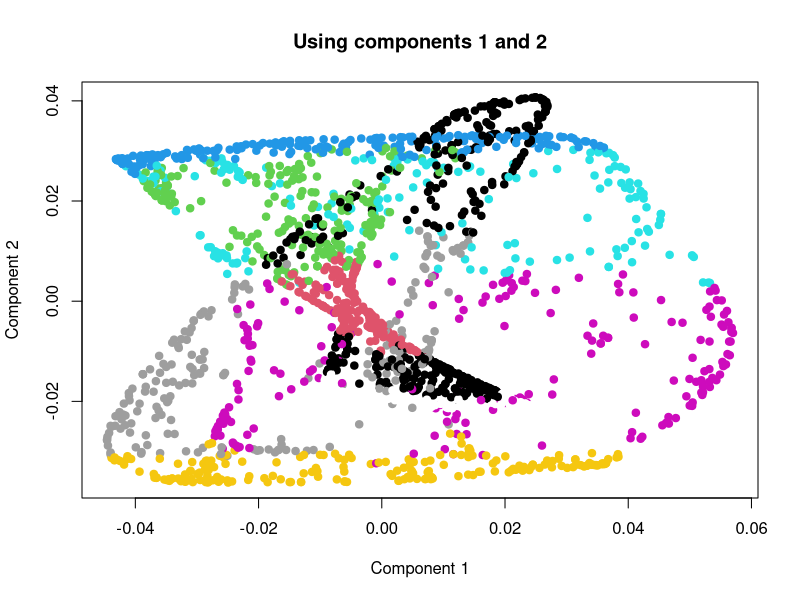
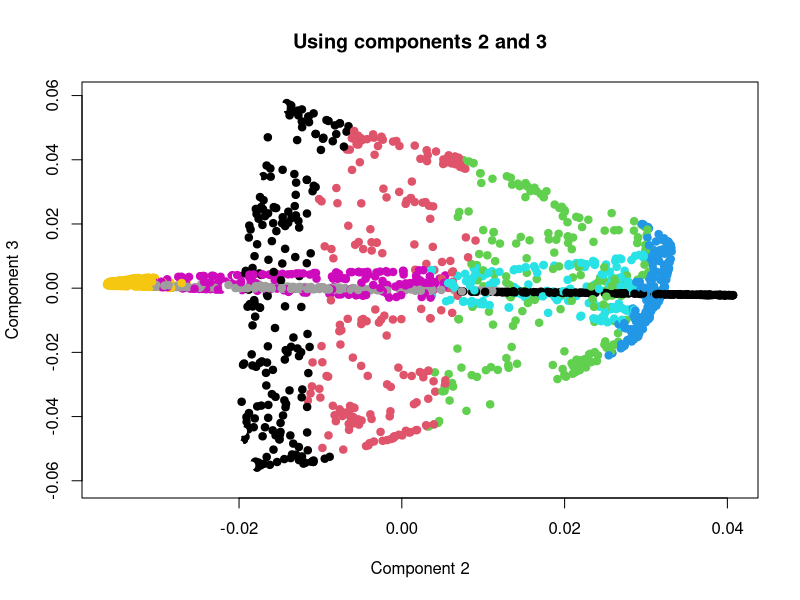
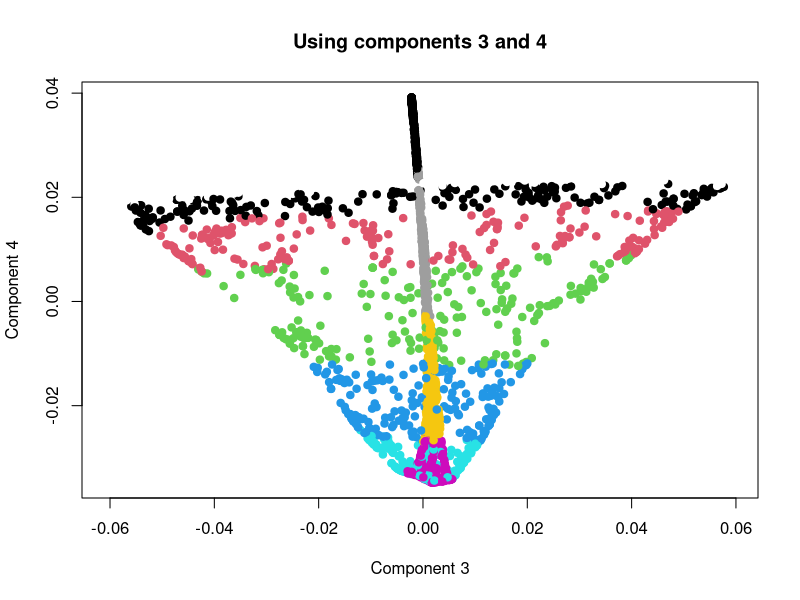
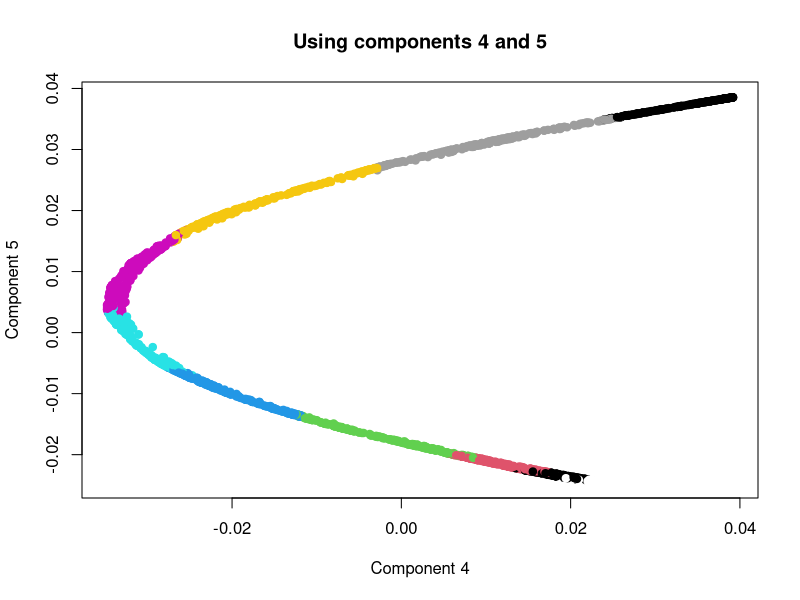
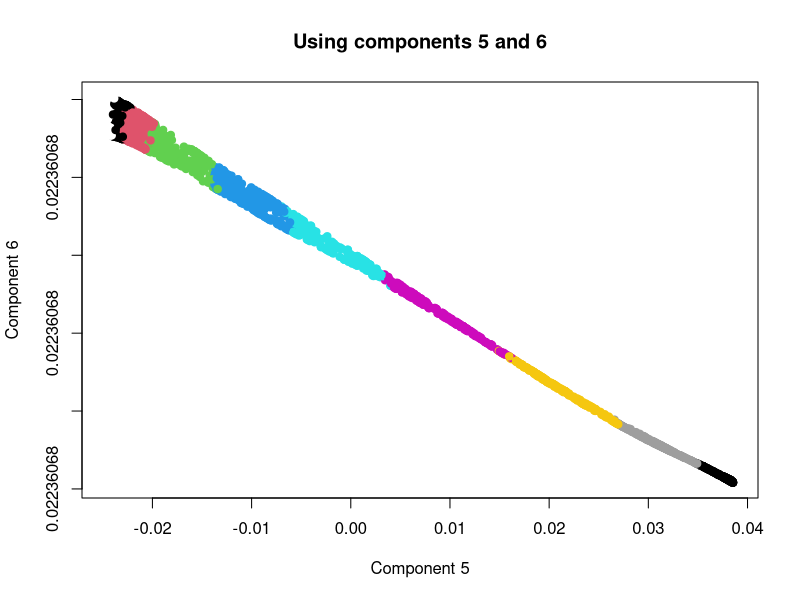
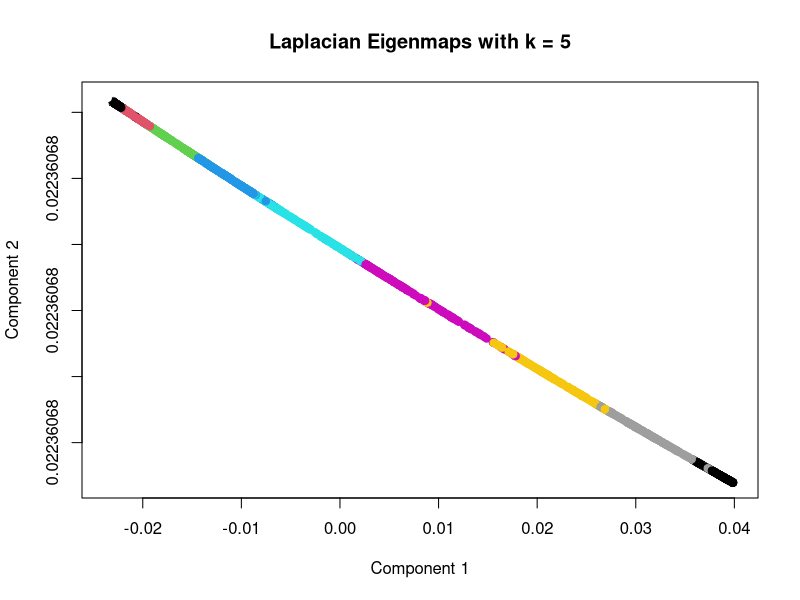
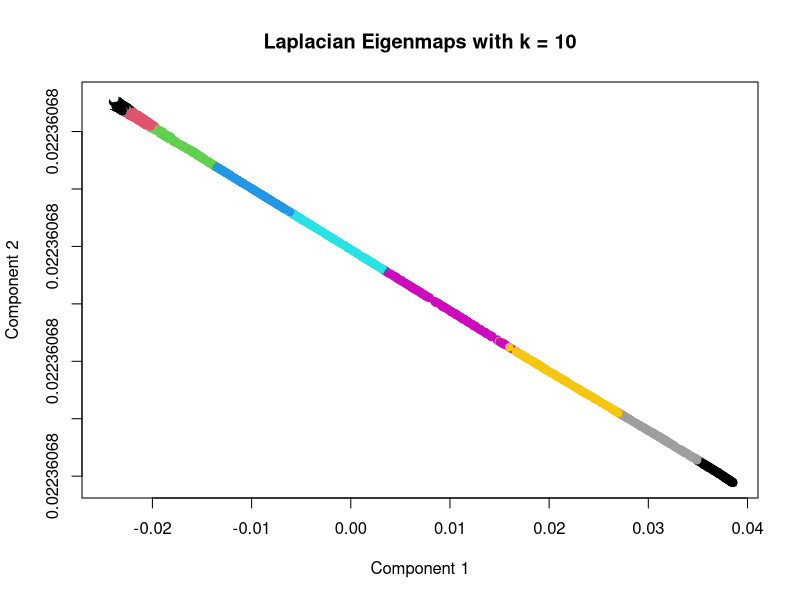
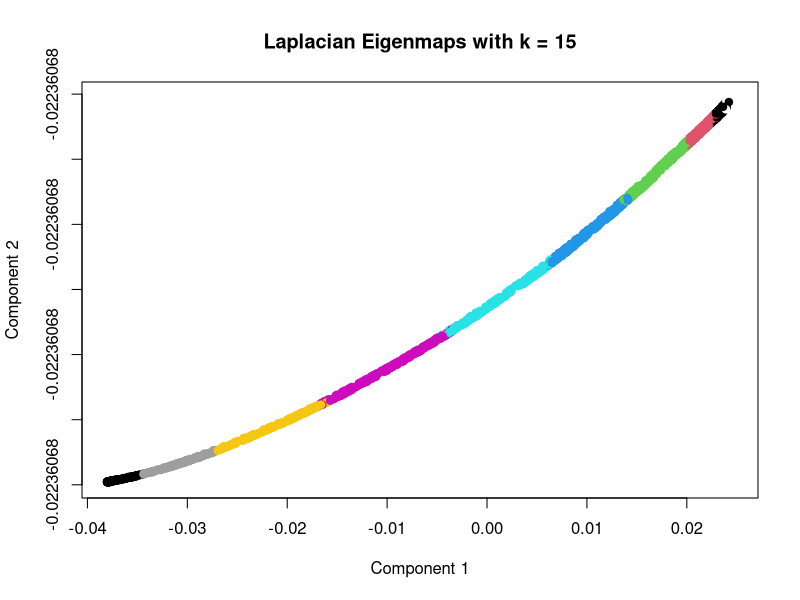

R code for these plots, in order:
## ---- chunk 1
library(igraph)
library(RSpectra)
## ---- chunk 2
# Swiss roll
set.seed(24)
n <- 2000
t <- runif(n, 0, 10)
z <- runif(n, 0, 10)
swiss <- data.frame(x=t*cos(t), y=t*sin(t), z=z, t=t)   
swiss_normalized <- as.data.frame(scale(swiss[, c("x", "y", "z")]))  # 標準化x, y, z
## ---- chunk 3
# 步驟2：使用k最近鄰計算鄰接矩陣
k <- 10  # 最近鄰居的數量
dist_matrix <- as.matrix(dist(swiss_normalized))  # 歐幾里得距離矩陣
adj_matrix <- apply(dist_matrix, 1, function(row) {
  indices <- order(row)[1:(k + 1)]
  weights <- rep(0, length(row))
  weights[indices] <- 1
  return(weights)
})
adj_matrix <- matrix(unlist(adj_matrix), nrow = nrow(swiss), byrow = TRUE)
adj_matrix <- (adj_matrix + t(adj_matrix)) > 0
## ---- chunk 4
# 步驟3：構造圖拉普拉斯
D <- diag(rowSums(adj_matrix))  # 度矩陣
L <- D - adj_matrix  # 未規範化的拉普拉斯

# 步驟4：進行特徵分解
eigen_result <- eigs_sym(L, k = 6, which = "SM")  # 計算更多的特徵值和特徵向量
for (i in 1:(length(eigen_result$values) - 1)) {
  # 使用第i小和第i+1小的特徵向量
  plot(eigen_result$vectors[, i:(i+1)], col = swiss$t, pch = 19,
  xlab = paste("Component", i), ylab = paste("Component", i+1),
  main = paste("Using components", i, "and", i+1))
}
## ---- chunk 5
dist_matrix <- as.matrix(dist(swiss_normalized))
k_values <- c(5, 10, 15, 20)  # 不同的k值來觀察影響

for (k in k_values) {
  adj_matrix <- apply(dist_matrix, 1, function(row) {
    indices <- order(row)[1:(k + 1)]
    weights <- rep(0, length(row))
    weights[indices] <- 1
    return(weights)
  })
  adj_matrix <- matrix(unlist(adj_matrix), nrow = nrow(swiss), byrow = TRUE)
  adj_matrix <- (adj_matrix + t(adj_matrix)) > 0  # 確保矩陣是對稱的

  # 構造圖拉普拉斯
  D <- diag(rowSums(adj_matrix))  
  L <- D - adj_matrix

  # 進行特徵分解
  eigen_result <- eigs_sym(L, k = 3, which = "SM")
  low_dim_embedding <- eigen_result$vectors

  # 繪製結果
  plot(low_dim_embedding[, 2:3], col = swiss$t, pch = 19, xlab = "Component 1", ylab = "Component 2",
       main = paste("Laplacian Eigenmaps with k =", k))
}
## ---- chunk 6
# 步驟2：使用熱核權重和k最近鄰計算鄰接矩陣
k <- 10  # 最近鄰居的數量
t <- 2   # 熱核參數
dist_matrix <- as.matrix(dist(swiss_normalized))  # 歐幾里得距離矩陣

# 計算熱核權重
weight_matrix <- exp(-dist_matrix^2 / t)

# 保留每行k+1個最小值（自身和k個鄰居）
adj_matrix <- apply(weight_matrix, 1, function(row) {
  smallest <- order(row, decreasing = TRUE)[1:(k+1)]
  weights <- rep(0, length(row))
  weights[smallest] <- row[smallest]
  weights
})
adj_matrix <- (adj_matrix + t(adj_matrix)) / 2  # 確保矩陣是對稱的
## ---- chunk 7
# 步驟3：構造圖拉普拉斯
D <- diag(rowSums(adj_matrix))  # 度矩陣，加權度為各行之和
L <- D - adj_matrix  # 未規範化的拉普拉斯

# 步驟4：進行特徵分解
eigen_result <- eigs_sym(L, k = 3, which = "SM")  # 計算最小的特徵值
low_dim_embedding <- eigen_result$vectors  # 低維嵌入

# 繪製結果
plot(low_dim_embedding[, 2:3], col = swiss$t, pch = 19, xlab = "第一主成分", ylab = "第二主成分",
     main = "瑞士卷的拉普拉斯特徵映射（熱核權重）")
legend("topright", legend = seq(0, 10, by = 2), col = seq(0, 10, by = 2), pch = 19)
